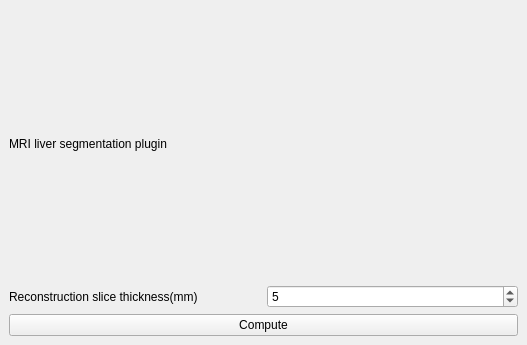
<?xml version="1.0" encoding="UTF-8"?>
<ui version="4.0">
 <class>MRISegmentationController</class>
 <widget class="QWidget" name="MRISegmentationController">
  <property name="geometry">
   <rect>
    <x>0</x>
    <y>0</y>
    <width>527</width>
    <height>345</height>
   </rect>
  </property>
  <property name="windowTitle">
   <string>Demo Algorithm</string>
  </property>
  <layout class="QGridLayout" name="gridLayout">
   <property name="leftMargin">
    <number>9</number>
   </property>
   <property name="topMargin">
    <number>9</number>
   </property>
   <property name="rightMargin">
    <number>9</number>
   </property>
   <property name="bottomMargin">
    <number>9</number>
   </property>
   <item row="1" column="1">
    <widget class="QSpinBox" name="spinBoxThickness">
     <property name="minimum">
      <number>1</number>
     </property>
     <property name="maximum">
      <number>10</number>
     </property>
     <property name="singleStep">
      <number>1</number>
     </property>
     <property name="value">
      <number>5</number>
     </property>
    </widget>
   </item>
   <item row="2" column="0" colspan="2">
    <widget class="QPushButton" name="pushButtonApply">
     <property name="text">
      <string>Compute</string>
     </property>
    </widget>
   </item>
   <item row="1" column="0">
    <widget class="QLabel" name="label">
     <property name="text">
      <string>Reconstruction slice thickness(mm)</string>
     </property>
    </widget>
   </item>
   <item row="0" column="0" colspan="2">
    <widget class="QLabel" name="label_2">
     <property name="text">
      <string>MRI liver segmentation plugin</string>
     </property>
     <property name="wordWrap">
      <bool>true</bool>
     </property>
    </widget>
   </item>
  </layout>
 </widget>
 <resources/>
 <connections/>
</ui>
